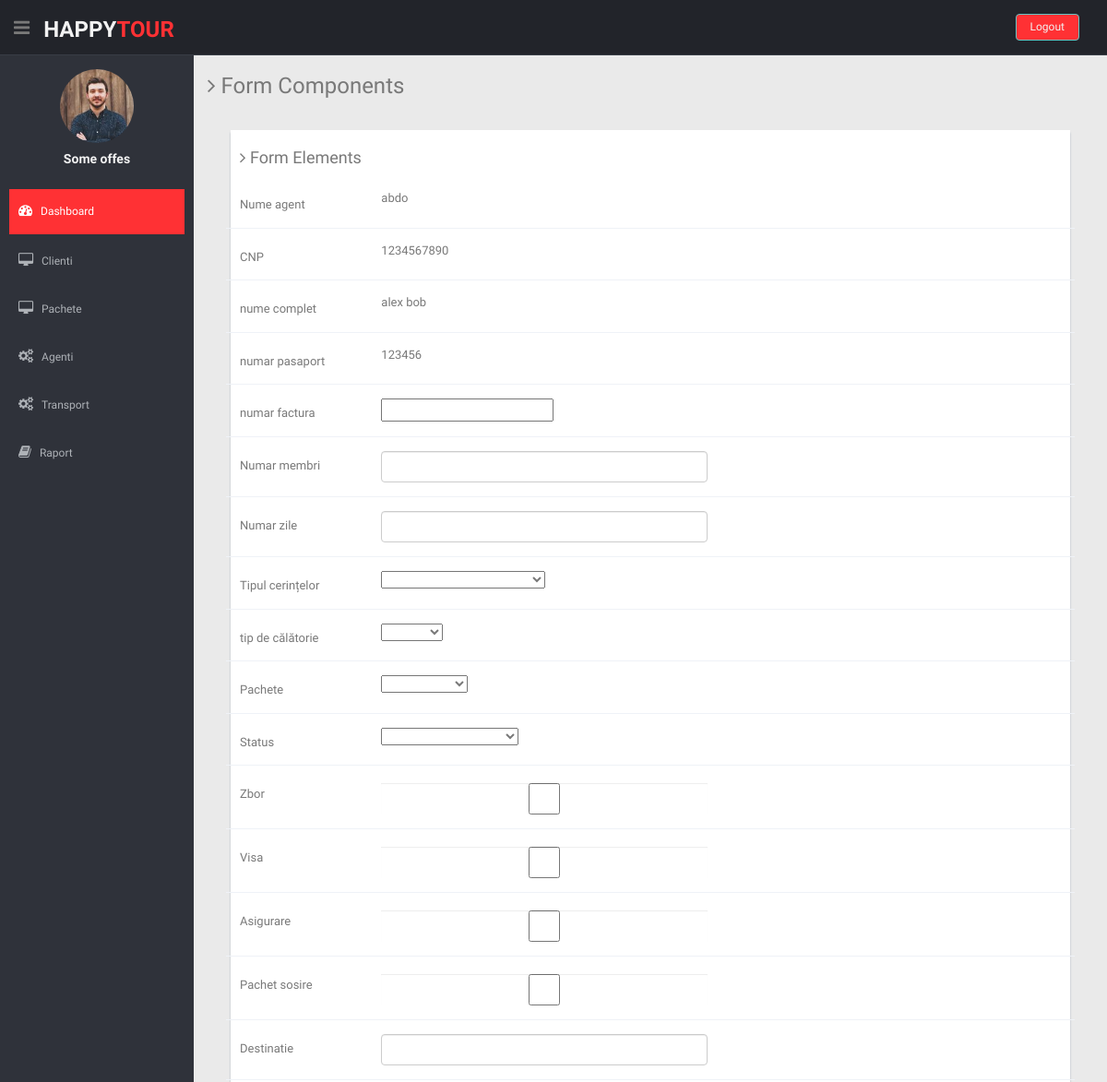
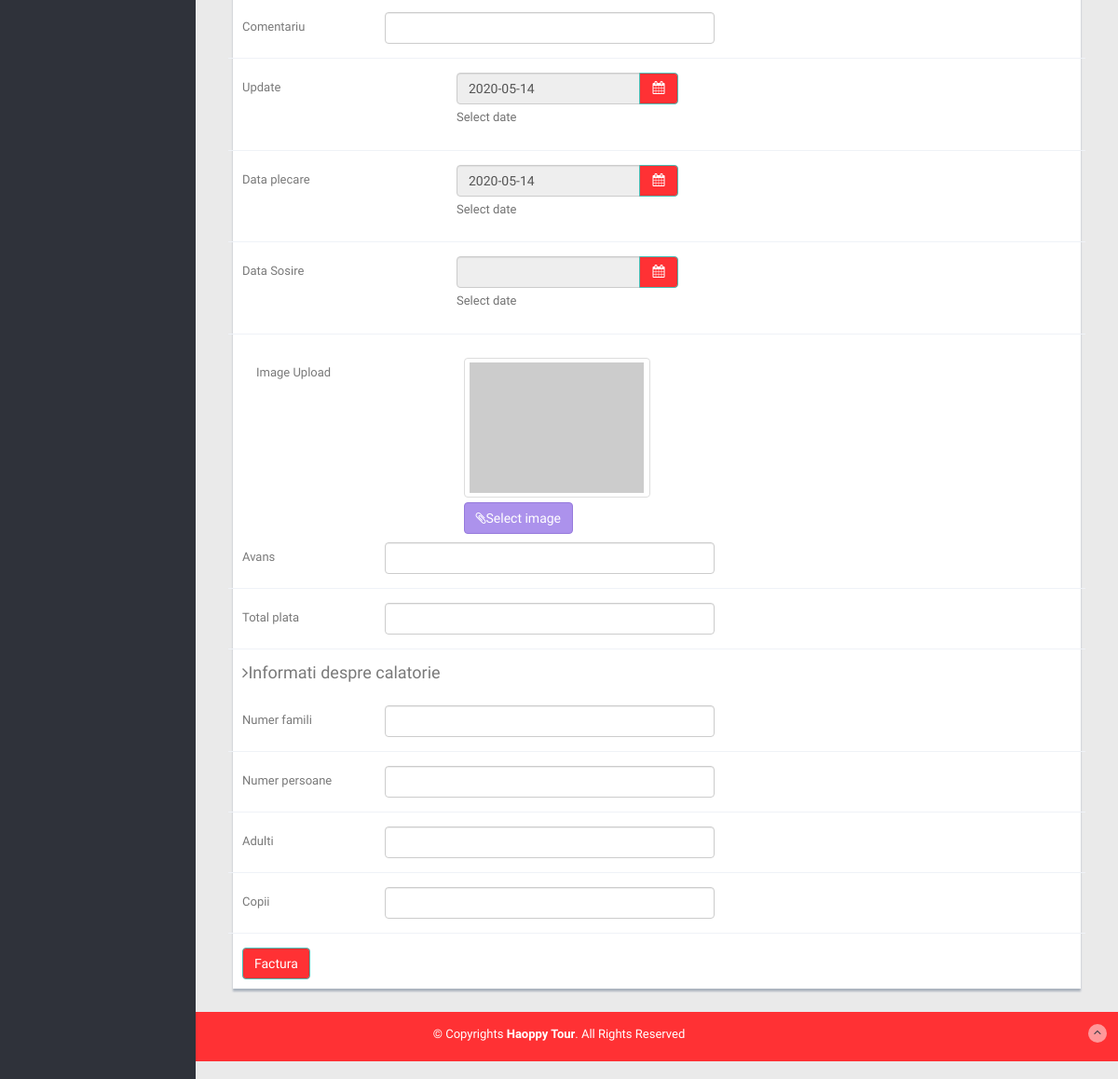
/agent.php?plata=1234567890 (signed in), run on the app's committed database (2 pictures, top to bottom).
### tables this page shows
CREATE TABLE `users` (
  `id` int(11) NOT NULL,
  `username` varchar(50) NOT NULL,
  `password` varchar(255) NOT NULL,
  `create_at` datetime NOT NULL DEFAULT CURRENT_TIMESTAMP
);

CREATE TABLE `clienti` (
  `id` int(11) NOT NULL,
  `id_agent` int(11) NOT NULL,
  `cnp` varchar(255) NOT NULL,
  `nume` varchar(255) NOT NULL,
  `prenume` varchar(255) NOT NULL,
  `email` varchar(255) NOT NULL,
  `numer_telefon` varchar(15) NOT NULL,
  `oras` varchar(255) NOT NULL,
  `zi_nastere` datetime NOT NULL,
  `apartament` varchar(255) NOT NULL,
  `localitate` varchar(255) NOT NULL,
  `strada` varchar(50) NOT NULL,
  `cod_postal` int(50) NOT NULL,
  `numar_pasaport` varchar(255) NOT NULL,
  `numarVisa` varchar(255) NOT NULL
);

### agent.php (the view, shortened to what this page needs)
<?php
 require_once './partials/header.php';
?>
    <?php require_once './partials/sideBar.php' ?>
    <?php
            if(isset($_GET['plata'])){
                $cnpId = $_GET['plata'];
                $sql = mysqli_query($link, "SELECT * FROM clienti WHERE cnp = $cnpId");
                while($row = mysqli_fetch_array($sql)) {
                    $cnp = $row['cnp'];
                    $nume = $row['nume'];
                    $prenume = $row['prenume'];
                    $numarPasaport = $row['numar_pasaport'];
                    $id_numerFactura = $row['id_numerFactura'];
                }
            }
            if(isset($_GET['plata'])){
                $sql = mysqli_query($link, "SELECT * FROM users");
                while($row = mysqli_fetch_array($sql)) {
                    $numeagent = $row['username'];
                }
            }
    ?>
    <section id="main-content">
      <section class="wrapper">
        <h3><i class="fa fa-angle-right"></i> Form Components</h3>
        <div class="row mt">
          <div class="col-lg-12">
            <div class="col-lg-12">
                <div class="form-panel">
                <h4 class="mb"><i class="fa fa-angle-right"></i> Form Elements</h4>
                <form class="form-horizontal style-form" action="submitForm.php" method="post">
                    <div class="form-group">
                        <label class="col-sm-2 col-sm-2 control-label">Nume agent</label>
                        <div class="col-sm-10">
                            <label name="nume" class="col-form-label"><?php echo $numeagent; ?></label>
                        </div>
                    </div>
                    <div class="form-group">
                        <label class="col-sm-2 col-sm-2 control-label">CNP</label>
                        <div class="col-sm-5">
                            <label name="nume" class="col-form-label"><?php echo $cnp ?></label>
                        </div>
                    </div>
                    <div class="form-group">
                        <label class="col-sm-2 col-sm-2 control-label">nume complet</label>
                        <div class="col-sm-5">
                            <label name="nume"><?php echo $nume . " ". $prenume ?></label>
                        </div>
                    </div>
                    <div class="form-group">
                        <label class="col-sm-2 col-sm-2 control-label">numar pasaport</label>
                        <div class="col-sm-5">
                            <label  name="numarPasaport"><?php echo $numarPasaport ?></label>
                        </div>
                    </div>
                    <div class="form-group">
                        <label class="col-sm-2 col-sm-2 control-label">numar factura</label>
                        <div class="col-sm-5">
                            <input  name="numarFactura" value="<?php echo $id_numerFactura ?>"></input>
                        </div>
                    </div>
                    <div class="form-group">
                        <label class="col-sm-2 col-sm-2 control-label">Numar membri</label>
                        <div class="col-sm-5">
                            <input type="text" name="numarMembri" value="" class="form-control">
                        </div>
                    </div>
                    <div class="form-group">
                        <label class="col-sm-2 col-sm-2 control-label">Numar zile</label>
                        <div class="col-sm-5">
                            <input type="text" name="numarZile" value= "" class="form-control">
                        </div>
                    </div>
                    <div class="form-group">
                        <label class="col-sm-2 col-sm-2 control-label">Tipul cerințelor</label>
                        <div class="col-sm-5">
                            <select id="cars" name="tipCaltorie">
                                <option></option>
                                <option>Pachet sosire + zbor + visa</option>
                            </select>
                        </div>
                    </div>
                    <div class="form-group">
                        <label class="col-sm-2 col-sm-2 control-label">tip de călătorie</label>
                        <div class="col-sm-5">
                            <select id="cars" name="tipCaltorie">
                                <option></option>
                                <option>Avion</option>
                            </select>
                        </div>
                    </div>
                    <div class="form-group">
                        <label class="col-sm-2 col-sm-2 control-label">Pachete</label>
                        <div class="col-sm-5">
                            <select id="cars" name="tipPachet">
                                <option></option>
                                <option>Family pack</option>
                            </select>
                        </div>
                    </div>
                    <div class="form-group">
                        <label class="col-sm-2 col-sm-2 control-label">Status</label>
                        <div class="col-sm-5">
                            <select id="cars" name="tipPachet">
                                <option></option>
                                <option>Confirmat</option>
                            </select>
                        </div>
                    </div>
                    <div class="form-group">
                        <label class="col-sm-2 col-sm-2 control-label">Zbor</label>
                        <div class="col-sm-5">
                            <input type="checkbox" name="numarZile" value= "" class="form-control">
                        </div>
                    </div>
                    <div class="form-group">
                        <label class="col-sm-2 col-sm-2 control-label">Visa</label>
                        <div class="col-sm-5">
                            <input type="checkbox" name="numarZile" value= "" class="form-control">
                        </div>
                    </div>
                    <div class="form-group">
                        <label class="col-sm-2 col-sm-2 control-label">Asigurare</label>
                        <div class="col-sm-5">
                            <input type="checkbox" name="numarZile" value= "" class="form-control">
                        </div>
                    </div>
                    <div class="form-group">
                        <label class="col-sm-2 col-sm-2 control-label">Pachet sosire</label>
                        <div class="col-sm-5">
                            <input type="checkbox" name="numarZile" value= "" class="form-control">
                        </div>
                    </div>
                    <div class="form-group">
                        <label class="col-sm-2 col-sm-2 control-label">Destinatie</label>
                        <div class="col-sm-5">
                            <input type="text" name="destinatie"  class="form-control">
                        </div>
                    </div>
                    <div class="form-group">
                        <label class="col-sm-2 col-sm-2 control-label">Comentariu</label>
                        <div class="col-sm-5">
                            <input type="textarea" name="destinatie"  class="form-control">
                        </div>
                    </div>
                    <div class="form-group">
                      <label class="control-label col-md-3">Update</label>
                      <div class="col-md-3 col-xs-11">
                        <div data-date-viewmode="years" data-date-format="yyyy-mm-dd" data-date="" class="input-append date dpYears">
                          <input type="text" readonly="" name="dataPlecare" value="2020-05-14" size="16" class="form-control">
                          <span class="input-group-btn add-on">
                            <button class="btn btn-theme" type="button"><i class="fa fa-calendar"></i></button>
                            </span>
                        </div>
                        <span class="help-block">Select date</span>
                      </div>
                    </div>
                    <div class="form-group">
                      <label class="control-label col-md-3">Data plecare</label>
                      <div class="col-md-3 col-xs-11">
                        <div data-date-viewmode="years" data-date-format="yyyy-mm-dd" data-date="" class="input-append date dpYears">
                          <input type="text" readonly="" name="dataPlecare" value="2020-05-14" size="16" class="form-control">
                          <span class="input-group-btn add-on">
                            <button class="btn btn-theme" type="button"><i class="fa fa-calendar"></i></button>
                            </span>
                        </div>
                        <span class="help-block">Select date</span>
                      </div>
                    </div>
                    <div class="form-group">
                      <label class="control-label col-md-3">Data Sosire</label>
                      <div class="col-md-3 col-xs-11">
                        <div data-date-viewmode="years" data-date-format="yyyy-mm-dd" data-date="" class="input-append date dpYears">
                          <input type="text" readonly="" name="dataSosire" value="" size="16" class="form-control">
                          <span class="input-group-btn add-on">
                            <button class="btn btn-theme" type="button"><i class="fa fa-calendar"></i></button>
                            </span>
                        </div>
                        <span class="help-block">Select date</span>
                      </div>
                    </div>
                    <div class="row mt">
                        <div class="col-lg-12">
                            <label class="control-label col-md-3">Image Upload</label>
                            <div class="col-md-9">
                                <div class="fileupload fileupload-new" data-provides="fileupload">
                                <div class="fileupload-new thumbnail" style="width: 200px; height: 150px;">
                                    <img src="http://www.placehold.it/200x150/EFEFEF/AAAAAA&text=no+image" alt="" />
                                </div>
                                <div>
                                    <span class="btn btn-theme02 btn-file">
                                    <span class="fileupload-new"><i class="fa fa-paperclip"></i>Select image</span>
                                    </span>
                                </div>
                                </div>
                            </div>
                        </div>
                    </div>
                    <div class="form-group">
                        <label class="col-sm-2 col-sm-2 control-label">Avans</label>
                        <div class="col-sm-5">
                            <input type="text" name="avans" value="" class="form-control">
                        </div>
                    </div>
                    <div class="form-group">
                        <label class="col-sm-2 col-sm-2 control-label">Total plata</label>
                        <div class="col-sm-5">
                            <input type="text" name="totalPlata" value="" class="form-control">
                        </div>
                    </div>
                    <h4 class="mb"><i class="fa fa-angle-right"></i>Informati despre calatorie</h4>
                    <div class="form-group">
                        <label class="col-sm-2 col-sm-2 control-label">Numer famili</label>
                        <div class="col-sm-5">
                            <input type="text" name="avans" value="" class="form-control">
                        </div>
                    </div>
                    <div class="form-group">
                        <label class="col-sm-2 col-sm-2 control-label">Numer persoane</label>
                        <div class="col-sm-5">
                            <input type="text" name="avans" value="" class="form-control">
                        </div>
                    </div>
                    <div class="form-group">
                        <label class="col-sm-2 col-sm-2 control-label">Adulti</label>
                        <div class="col-sm-5">
                            <input type="text" name="avans" value="" class="form-control">
                        </div>
                    </div>
                    <div class="form-group">
                        <label class="col-sm-2 col-sm-2 control-label">Copii</label>
                        <div class="col-sm-5">
                            <input type="text" name="avans" value="" class="form-control">
                        </div>
                    </div>
                    <button type="submit" name="invoice" class='btn btn-theme'>Factura</button>
                </form>
                </div>
            </div>
          </div>
        </div>
      </section>
    </section>
    <?php require_once './partials/footer.php' ?>

### css/style.css (style rules this page uses)
body { color: #797979; background: #eaeaea; font-family: 'Ruda', sans-serif; padding: 0px !important; margin: 0px !important; font-size:13px; }
.btn-theme { color: #fff; background-color: #ff3134; border-color: #48bcb4; }
.btn-theme02 { color: #fff; background-color: #ac92ec; border-color: #967adc; }
.mt { margin-top: 25px; }
.mb { margin-bottom: 25px; }
#main-content { margin-left: 210px; }
.wrapper { display: inline-block; margin-top: 60px; padding-left: 15px; padding-right: 15px; padding-bottom: 15px; padding-top: 0px; width: 100%; }
.form-panel { background: #ffffff; margin: 10px; padding: 10px; box-shadow: 0px 3px 2px #aab2bd; text-align: left; }
label { font-weight: 400; }
.form-horizontal.style-form .form-group { border-bottom: 1px solid #eff2f7; padding-bottom: 15px; margin-bottom: 15px; }
@media (min-width: 768px) { .form-horizontal .control-label { text-align: left; } }
.add-on { float: right; margin-top: -37px; padding: 3px; text-align: center; }
.add-on .btn { height: 34px; }

### data on the page
users: username "abdo"
clienti: cnp "1234567890", nume "alex", prenume "bob", numar_pasaport "123456"
